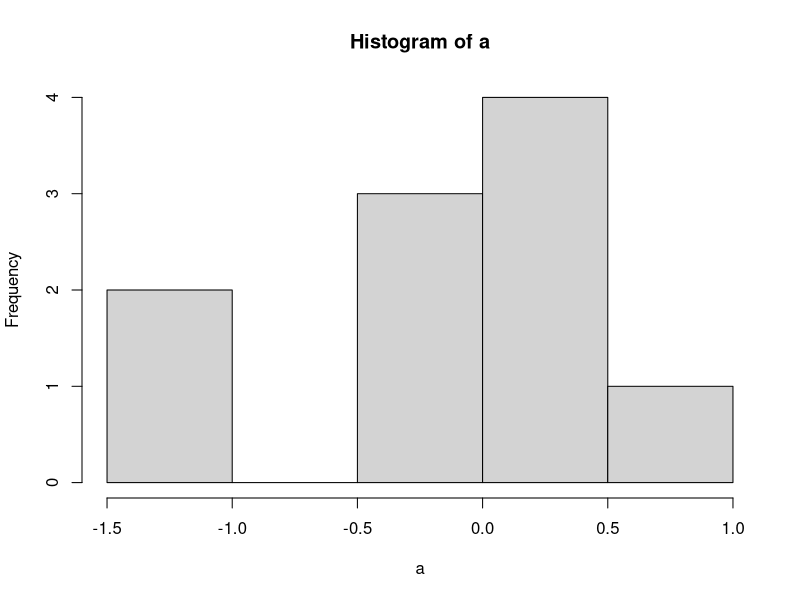

Write the R code that produced this figure. (Note: this script raises an error after producing the figure.)
## ---- chunk 1
options(htmltools.dir.version = FALSE)
## ---- chunk 2
a <- rnorm(10,0,1)
print(a)
## ---- chunk 3
hist(a)
## ---- chunk 4
library(knitr)
knitr::include_graphics("Final_Presentation/puppy.jpg")
